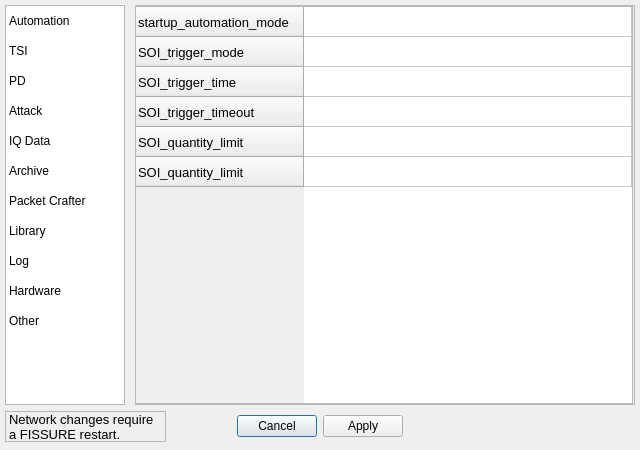
<?xml version="1.0" encoding="UTF-8"?>
<ui version="4.0">
 <class>OptionsDialog</class>
 <widget class="QDialog" name="OptionsDialog">
  <property name="windowModality">
   <enum>Qt::ApplicationModal</enum>
  </property>
  <property name="geometry">
   <rect>
    <x>0</x>
    <y>0</y>
    <width>640</width>
    <height>450</height>
   </rect>
  </property>
  <property name="windowTitle">
   <string>Options</string>
  </property>
  <widget class="QDialogButtonBox" name="buttonBox">
   <property name="geometry">
    <rect>
     <x>62</x>
     <y>410</y>
     <width>341</width>
     <height>32</height>
    </rect>
   </property>
   <property name="orientation">
    <enum>Qt::Horizontal</enum>
   </property>
   <property name="standardButtons">
    <set>QDialogButtonBox::Apply|QDialogButtonBox::Cancel</set>
   </property>
  </widget>
  <widget class="QListWidget" name="listWidget_options">
   <property name="geometry">
    <rect>
     <x>5</x>
     <y>5</y>
     <width>120</width>
     <height>400</height>
    </rect>
   </property>
   <property name="styleSheet">
    <string notr="true">QListWidget::item {
	margin: 8px; 
}</string>
   </property>
   <property name="flow">
    <enum>QListView::TopToBottom</enum>
   </property>
   <property name="spacing">
    <number>0</number>
   </property>
   <property name="viewMode">
    <enum>QListView::ListMode</enum>
   </property>
   <property name="currentRow">
    <number>-1</number>
   </property>
   <item>
    <property name="text">
     <string>Automation</string>
    </property>
   </item>
   <item>
    <property name="text">
     <string>TSI</string>
    </property>
   </item>
   <item>
    <property name="text">
     <string>PD</string>
    </property>
   </item>
   <item>
    <property name="text">
     <string>Attack</string>
    </property>
   </item>
   <item>
    <property name="text">
     <string>IQ Data</string>
    </property>
   </item>
   <item>
    <property name="text">
     <string>Archive</string>
    </property>
   </item>
   <item>
    <property name="text">
     <string>Packet Crafter</string>
    </property>
   </item>
   <item>
    <property name="text">
     <string>Library</string>
    </property>
   </item>
   <item>
    <property name="text">
     <string>Log</string>
    </property>
   </item>
   <item>
    <property name="text">
     <string>Hardware</string>
    </property>
   </item>
   <item>
    <property name="text">
     <string>Other</string>
    </property>
   </item>
  </widget>
  <widget class="QFrame" name="frame">
   <property name="geometry">
    <rect>
     <x>135</x>
     <y>5</y>
     <width>500</width>
     <height>400</height>
    </rect>
   </property>
   <property name="frameShape">
    <enum>QFrame::StyledPanel</enum>
   </property>
   <property name="frameShadow">
    <enum>QFrame::Raised</enum>
   </property>
   <widget class="QStackedWidget" name="stackedWidget_options">
    <property name="geometry">
     <rect>
      <x>0</x>
      <y>1</y>
      <width>498</width>
      <height>398</height>
     </rect>
    </property>
    <property name="currentIndex">
     <number>0</number>
    </property>
    <widget class="QWidget" name="page">
     <widget class="QTableWidget" name="tableWidget_options_automation">
      <property name="geometry">
       <rect>
        <x>0</x>
        <y>0</y>
        <width>498</width>
        <height>398</height>
       </rect>
      </property>
      <property name="font">
       <font>
        <pointsize>10</pointsize>
       </font>
      </property>
      <attribute name="horizontalHeaderVisible">
       <bool>false</bool>
      </attribute>
      <attribute name="horizontalHeaderDefaultSectionSize">
       <number>100</number>
      </attribute>
      <attribute name="horizontalHeaderStretchLastSection">
       <bool>true</bool>
      </attribute>
      <attribute name="verticalHeaderStretchLastSection">
       <bool>false</bool>
      </attribute>
      <row>
       <property name="text">
        <string>startup_automation_mode</string>
       </property>
       <property name="font">
        <font>
         <pointsize>10</pointsize>
        </font>
       </property>
      </row>
      <row>
       <property name="text">
        <string>SOI_trigger_mode</string>
       </property>
       <property name="font">
        <font>
         <pointsize>10</pointsize>
        </font>
       </property>
      </row>
      <row>
       <property name="text">
        <string>SOI_trigger_time</string>
       </property>
       <property name="font">
        <font>
         <pointsize>10</pointsize>
        </font>
       </property>
      </row>
      <row>
       <property name="text">
        <string>SOI_trigger_timeout</string>
       </property>
       <property name="font">
        <font>
         <pointsize>10</pointsize>
        </font>
       </property>
      </row>
      <row>
       <property name="text">
        <string>SOI_quantity_limit</string>
       </property>
       <property name="font">
        <font>
         <pointsize>10</pointsize>
        </font>
       </property>
      </row>
      <row>
       <property name="text">
        <string>SOI_quantity_limit</string>
       </property>
       <property name="font">
        <font>
         <pointsize>10</pointsize>
        </font>
       </property>
      </row>
      <column>
       <property name="text">
        <string/>
       </property>
      </column>
      <item row="0" column="0">
       <property name="text">
        <string/>
       </property>
       <property name="font">
        <font>
         <pointsize>10</pointsize>
        </font>
       </property>
      </item>
     </widget>
    </widget>
    <widget class="QWidget" name="page_2">
     <widget class="QTableWidget" name="tableWidget_options_tsi">
      <property name="geometry">
       <rect>
        <x>0</x>
        <y>0</y>
        <width>498</width>
        <height>398</height>
       </rect>
      </property>
      <property name="font">
       <font>
        <pointsize>10</pointsize>
       </font>
      </property>
      <attribute name="horizontalHeaderVisible">
       <bool>false</bool>
      </attribute>
      <attribute name="horizontalHeaderDefaultSectionSize">
       <number>100</number>
      </attribute>
      <attribute name="horizontalHeaderStretchLastSection">
       <bool>true</bool>
      </attribute>
      <attribute name="verticalHeaderStretchLastSection">
       <bool>false</bool>
      </attribute>
      <column>
       <property name="text">
        <string/>
       </property>
      </column>
     </widget>
    </widget>
    <widget class="QWidget" name="page_3">
     <widget class="QTableWidget" name="tableWidget_options_pd">
      <property name="geometry">
       <rect>
        <x>0</x>
        <y>0</y>
        <width>498</width>
        <height>398</height>
       </rect>
      </property>
      <property name="font">
       <font>
        <pointsize>10</pointsize>
       </font>
      </property>
      <attribute name="horizontalHeaderVisible">
       <bool>false</bool>
      </attribute>
      <attribute name="horizontalHeaderDefaultSectionSize">
       <number>100</number>
      </attribute>
      <attribute name="horizontalHeaderStretchLastSection">
       <bool>true</bool>
      </attribute>
      <attribute name="verticalHeaderStretchLastSection">
       <bool>false</bool>
      </attribute>
      <row>
       <property name="text">
        <string>buffer_size_interval</string>
       </property>
       <property name="font">
        <font>
         <pointsize>10</pointsize>
        </font>
       </property>
      </row>
      <column>
       <property name="text">
        <string/>
       </property>
      </column>
     </widget>
    </widget>
    <widget class="QWidget" name="page_4">
     <widget class="QTableWidget" name="tableWidget_options_attack">
      <property name="geometry">
       <rect>
        <x>0</x>
        <y>0</y>
        <width>498</width>
        <height>398</height>
       </rect>
      </property>
      <property name="font">
       <font>
        <pointsize>10</pointsize>
       </font>
      </property>
      <attribute name="horizontalHeaderVisible">
       <bool>false</bool>
      </attribute>
      <attribute name="horizontalHeaderDefaultSectionSize">
       <number>100</number>
      </attribute>
      <attribute name="horizontalHeaderStretchLastSection">
       <bool>true</bool>
      </attribute>
      <attribute name="verticalHeaderStretchLastSection">
       <bool>false</bool>
      </attribute>
      <row>
       <property name="text">
        <string>disabled_running_flow_graph_variables</string>
       </property>
       <property name="font">
        <font>
         <pointsize>10</pointsize>
        </font>
       </property>
      </row>
      <column>
       <property name="text">
        <string/>
       </property>
      </column>
     </widget>
    </widget>
    <widget class="QWidget" name="page_5">
     <widget class="QTableWidget" name="tableWidget_options_iq">
      <property name="geometry">
       <rect>
        <x>0</x>
        <y>0</y>
        <width>498</width>
        <height>398</height>
       </rect>
      </property>
      <property name="font">
       <font>
        <pointsize>10</pointsize>
       </font>
      </property>
      <attribute name="horizontalHeaderVisible">
       <bool>false</bool>
      </attribute>
      <attribute name="horizontalHeaderDefaultSectionSize">
       <number>100</number>
      </attribute>
      <attribute name="horizontalHeaderStretchLastSection">
       <bool>true</bool>
      </attribute>
      <attribute name="verticalHeaderStretchLastSection">
       <bool>false</bool>
      </attribute>
      <row>
       <property name="text">
        <string>fft_size</string>
       </property>
       <property name="font">
        <font>
         <pointsize>10</pointsize>
        </font>
       </property>
      </row>
      <row>
       <property name="text">
        <string>morse_code_amplitude_threshold</string>
       </property>
       <property name="font">
        <font>
         <pointsize>10</pointsize>
        </font>
       </property>
      </row>
      <row>
       <property name="text">
        <string>morse_code_error_tolerance</string>
       </property>
       <property name="font">
        <font>
         <pointsize>10</pointsize>
        </font>
       </property>
      </row>
      <row>
       <property name="text">
        <string>morse_code_same_letter_spacing</string>
       </property>
       <property name="font">
        <font>
         <pointsize>10</pointsize>
        </font>
       </property>
      </row>
      <row>
       <property name="text">
        <string>morse_code_between_letter_spacing</string>
       </property>
       <property name="font">
        <font>
         <pointsize>10</pointsize>
        </font>
       </property>
      </row>
      <row>
       <property name="text">
        <string>morse_code_between_word_spacing</string>
       </property>
       <property name="font">
        <font>
         <pointsize>10</pointsize>
        </font>
       </property>
      </row>
      <row>
       <property name="text">
        <string>moving_avg_points</string>
       </property>
       <property name="font">
        <font>
         <pointsize>10</pointsize>
        </font>
       </property>
      </row>
      <column>
       <property name="text">
        <string/>
       </property>
      </column>
     </widget>
    </widget>
    <widget class="QWidget" name="page_6">
     <widget class="QTableWidget" name="tableWidget_options_archive">
      <property name="geometry">
       <rect>
        <x>0</x>
        <y>0</y>
        <width>498</width>
        <height>398</height>
       </rect>
      </property>
      <property name="font">
       <font>
        <pointsize>10</pointsize>
       </font>
      </property>
      <attribute name="horizontalHeaderVisible">
       <bool>false</bool>
      </attribute>
      <attribute name="horizontalHeaderDefaultSectionSize">
       <number>100</number>
      </attribute>
      <attribute name="horizontalHeaderStretchLastSection">
       <bool>true</bool>
      </attribute>
      <attribute name="verticalHeaderStretchLastSection">
       <bool>false</bool>
      </attribute>
      <row>
       <property name="text">
        <string>dataset_noise_min</string>
       </property>
       <property name="font">
        <font>
         <pointsize>10</pointsize>
        </font>
       </property>
      </row>
      <row>
       <property name="text">
        <string>dataset_noise_max</string>
       </property>
       <property name="font">
        <font>
         <pointsize>10</pointsize>
        </font>
       </property>
      </row>
      <row>
       <property name="text">
        <string>dataset_phase_rot_min</string>
       </property>
       <property name="font">
        <font>
         <pointsize>10</pointsize>
        </font>
       </property>
      </row>
      <row>
       <property name="text">
        <string>dataset_phase_rot_max</string>
       </property>
       <property name="font">
        <font>
         <pointsize>10</pointsize>
        </font>
       </property>
      </row>
      <row>
       <property name="text">
        <string>dataset_scale_min</string>
       </property>
       <property name="font">
        <font>
         <pointsize>10</pointsize>
        </font>
       </property>
      </row>
      <row>
       <property name="text">
        <string>dataset_scale_max</string>
       </property>
       <property name="font">
        <font>
         <pointsize>10</pointsize>
        </font>
       </property>
      </row>
      <row>
       <property name="text">
        <string>dataset_freq_shift_min</string>
       </property>
       <property name="font">
        <font>
         <pointsize>10</pointsize>
        </font>
       </property>
      </row>
      <row>
       <property name="text">
        <string>dataset_freq_shift_max</string>
       </property>
       <property name="font">
        <font>
         <pointsize>10</pointsize>
        </font>
       </property>
      </row>
      <column>
       <property name="text">
        <string/>
       </property>
      </column>
     </widget>
    </widget>
    <widget class="QWidget" name="page_10">
     <widget class="QTableWidget" name="tableWidget_options_packet_crafter">
      <property name="geometry">
       <rect>
        <x>0</x>
        <y>0</y>
        <width>498</width>
        <height>398</height>
       </rect>
      </property>
      <property name="font">
       <font>
        <pointsize>10</pointsize>
       </font>
      </property>
      <attribute name="horizontalHeaderVisible">
       <bool>false</bool>
      </attribute>
      <attribute name="horizontalHeaderDefaultSectionSize">
       <number>100</number>
      </attribute>
      <attribute name="horizontalHeaderStretchLastSection">
       <bool>true</bool>
      </attribute>
      <attribute name="verticalHeaderStretchLastSection">
       <bool>false</bool>
      </attribute>
      <column>
       <property name="text">
        <string/>
       </property>
      </column>
     </widget>
    </widget>
    <widget class="QWidget" name="page_7">
     <widget class="QTableWidget" name="tableWidget_options_library">
      <property name="geometry">
       <rect>
        <x>0</x>
        <y>0</y>
        <width>498</width>
        <height>398</height>
       </rect>
      </property>
      <property name="font">
       <font>
        <pointsize>10</pointsize>
       </font>
      </property>
      <attribute name="horizontalHeaderVisible">
       <bool>false</bool>
      </attribute>
      <attribute name="horizontalHeaderDefaultSectionSize">
       <number>100</number>
      </attribute>
      <attribute name="horizontalHeaderStretchLastSection">
       <bool>true</bool>
      </attribute>
      <attribute name="verticalHeaderStretchLastSection">
       <bool>false</bool>
      </attribute>
      <column>
       <property name="text">
        <string/>
       </property>
      </column>
     </widget>
    </widget>
    <widget class="QWidget" name="page_9">
     <widget class="QTableWidget" name="tableWidget_options_log">
      <property name="geometry">
       <rect>
        <x>0</x>
        <y>0</y>
        <width>498</width>
        <height>398</height>
       </rect>
      </property>
      <property name="font">
       <font>
        <pointsize>10</pointsize>
       </font>
      </property>
      <attribute name="horizontalHeaderVisible">
       <bool>false</bool>
      </attribute>
      <attribute name="horizontalHeaderDefaultSectionSize">
       <number>100</number>
      </attribute>
      <attribute name="horizontalHeaderStretchLastSection">
       <bool>true</bool>
      </attribute>
      <attribute name="verticalHeaderStretchLastSection">
       <bool>false</bool>
      </attribute>
      <column>
       <property name="text">
        <string/>
       </property>
      </column>
     </widget>
    </widget>
    <widget class="QWidget" name="page_11">
     <widget class="QTableWidget" name="tableWidget_options_hardware">
      <property name="geometry">
       <rect>
        <x>0</x>
        <y>0</y>
        <width>498</width>
        <height>398</height>
       </rect>
      </property>
      <property name="font">
       <font>
        <pointsize>10</pointsize>
       </font>
      </property>
      <attribute name="horizontalHeaderVisible">
       <bool>false</bool>
      </attribute>
      <attribute name="horizontalHeaderDefaultSectionSize">
       <number>100</number>
      </attribute>
      <attribute name="horizontalHeaderStretchLastSection">
       <bool>true</bool>
      </attribute>
      <attribute name="verticalHeaderStretchLastSection">
       <bool>false</bool>
      </attribute>
      <row>
       <property name="text">
        <string>hardware_tsi</string>
       </property>
       <property name="font">
        <font>
         <pointsize>10</pointsize>
        </font>
       </property>
      </row>
      <row>
       <property name="text">
        <string>hardware_pd</string>
       </property>
       <property name="font">
        <font>
         <pointsize>10</pointsize>
        </font>
       </property>
      </row>
      <row>
       <property name="text">
        <string>hardware_attack</string>
       </property>
       <property name="font">
        <font>
         <pointsize>10</pointsize>
        </font>
       </property>
      </row>
      <row>
       <property name="text">
        <string>hardware_iq</string>
       </property>
       <property name="font">
        <font>
         <pointsize>10</pointsize>
        </font>
       </property>
      </row>
      <row>
       <property name="text">
        <string>hardware_archive</string>
       </property>
       <property name="font">
        <font>
         <pointsize>10</pointsize>
        </font>
       </property>
      </row>
      <row>
       <property name="text">
        <string>hardware_ip_tsi</string>
       </property>
       <property name="font">
        <font>
         <pointsize>10</pointsize>
        </font>
       </property>
      </row>
      <row>
       <property name="text">
        <string>hardware_ip_pd</string>
       </property>
       <property name="font">
        <font>
         <pointsize>10</pointsize>
        </font>
       </property>
      </row>
      <row>
       <property name="text">
        <string>hardware_ip_attack</string>
       </property>
       <property name="font">
        <font>
         <pointsize>10</pointsize>
        </font>
       </property>
      </row>
      <row>
       <property name="text">
        <string>hardware_ip_iq</string>
       </property>
       <property name="font">
        <font>
         <pointsize>10</pointsize>
        </font>
       </property>
      </row>
      <row>
       <property name="text">
        <string>hardware_ip_archive</string>
       </property>
       <property name="font">
        <font>
         <pointsize>10</pointsize>
        </font>
       </property>
      </row>
      <row>
       <property name="text">
        <string>hardware_serial_tsi</string>
       </property>
       <property name="font">
        <font>
         <pointsize>10</pointsize>
        </font>
       </property>
      </row>
      <row>
       <property name="text">
        <string>hardware_serial_pd</string>
       </property>
       <property name="font">
        <font>
         <pointsize>10</pointsize>
        </font>
       </property>
      </row>
      <row>
       <property name="text">
        <string>hardware_serial_attack</string>
       </property>
       <property name="font">
        <font>
         <pointsize>10</pointsize>
        </font>
       </property>
      </row>
      <row>
       <property name="text">
        <string>hardware_serial_iq</string>
       </property>
       <property name="font">
        <font>
         <pointsize>10</pointsize>
        </font>
       </property>
      </row>
      <row>
       <property name="text">
        <string>hardware_serial_archive</string>
       </property>
       <property name="font">
        <font>
         <pointsize>10</pointsize>
        </font>
       </property>
      </row>
      <row>
       <property name="text">
        <string>hardware_interface_tsi</string>
       </property>
       <property name="font">
        <font>
         <pointsize>10</pointsize>
        </font>
       </property>
      </row>
      <row>
       <property name="text">
        <string>hardware_interface_pd</string>
       </property>
       <property name="font">
        <font>
         <pointsize>10</pointsize>
        </font>
       </property>
      </row>
      <row>
       <property name="text">
        <string>hardware_interface_attack</string>
       </property>
       <property name="font">
        <font>
         <pointsize>10</pointsize>
        </font>
       </property>
      </row>
      <row>
       <property name="text">
        <string>hardware_interface_iq</string>
       </property>
       <property name="font">
        <font>
         <pointsize>10</pointsize>
        </font>
       </property>
      </row>
      <row>
       <property name="text">
        <string>hardware_interface_archive</string>
       </property>
       <property name="font">
        <font>
         <pointsize>10</pointsize>
        </font>
       </property>
      </row>
      <row>
       <property name="text">
        <string>hardware_daughterboard_tsi</string>
       </property>
       <property name="font">
        <font>
         <pointsize>10</pointsize>
        </font>
       </property>
      </row>
      <row>
       <property name="text">
        <string>hardware_daughterboard_pd</string>
       </property>
       <property name="font">
        <font>
         <pointsize>10</pointsize>
        </font>
       </property>
      </row>
      <row>
       <property name="text">
        <string>hardware_daughterboard_attack</string>
       </property>
       <property name="font">
        <font>
         <pointsize>10</pointsize>
        </font>
       </property>
      </row>
      <row>
       <property name="text">
        <string>hardware_daughterboard_iq</string>
       </property>
       <property name="font">
        <font>
         <pointsize>10</pointsize>
        </font>
       </property>
      </row>
      <row>
       <property name="text">
        <string>hardware_daughterboard_archive</string>
       </property>
       <property name="font">
        <font>
         <pointsize>10</pointsize>
        </font>
       </property>
      </row>
      <column>
       <property name="text">
        <string/>
       </property>
      </column>
     </widget>
    </widget>
    <widget class="QWidget" name="page_8">
     <widget class="QTableWidget" name="tableWidget_options_other">
      <property name="geometry">
       <rect>
        <x>0</x>
        <y>0</y>
        <width>498</width>
        <height>398</height>
       </rect>
      </property>
      <property name="font">
       <font>
        <pointsize>10</pointsize>
       </font>
      </property>
      <attribute name="horizontalHeaderVisible">
       <bool>false</bool>
      </attribute>
      <attribute name="horizontalHeaderDefaultSectionSize">
       <number>100</number>
      </attribute>
      <attribute name="horizontalHeaderStretchLastSection">
       <bool>true</bool>
      </attribute>
      <attribute name="verticalHeaderStretchLastSection">
       <bool>false</bool>
      </attribute>
      <row>
       <property name="text">
        <string>heartbeat_interval</string>
       </property>
       <property name="font">
        <font>
         <pointsize>10</pointsize>
        </font>
       </property>
      </row>
      <row>
       <property name="text">
        <string>failure_multiple</string>
       </property>
       <property name="font">
        <font>
         <pointsize>10</pointsize>
        </font>
       </property>
      </row>
      <row>
       <property name="text">
        <string>dashboard_hiprfisr_dealer_port</string>
       </property>
       <property name="font">
        <font>
         <pointsize>10</pointsize>
        </font>
       </property>
      </row>
      <row>
       <property name="text">
        <string>tsi_hiprfisr_dealer_port</string>
       </property>
       <property name="font">
        <font>
         <pointsize>10</pointsize>
        </font>
       </property>
      </row>
      <row>
       <property name="text">
        <string>fge_hiprfisr_dealer_port</string>
       </property>
       <property name="font">
        <font>
         <pointsize>10</pointsize>
        </font>
       </property>
      </row>
      <row>
       <property name="text">
        <string>pd_hiprfisr_dealer_port</string>
       </property>
       <property name="font">
        <font>
         <pointsize>10</pointsize>
        </font>
       </property>
      </row>
      <row>
       <property name="text">
        <string>hiprfisr_pub_port</string>
       </property>
       <property name="font">
        <font>
         <pointsize>10</pointsize>
        </font>
       </property>
      </row>
      <row>
       <property name="text">
        <string>dashboard_pub_port</string>
       </property>
       <property name="font">
        <font>
         <pointsize>10</pointsize>
        </font>
       </property>
      </row>
      <row>
       <property name="text">
        <string>tsi_pub_port</string>
       </property>
       <property name="font">
        <font>
         <pointsize>10</pointsize>
        </font>
       </property>
      </row>
      <row>
       <property name="text">
        <string>tsi_pub_port_id</string>
       </property>
       <property name="font">
        <font>
         <pointsize>10</pointsize>
        </font>
       </property>
      </row>
      <row>
       <property name="text">
        <string>tsi_pub_port_classification</string>
       </property>
       <property name="font">
        <font>
         <pointsize>10</pointsize>
        </font>
       </property>
      </row>
      <row>
       <property name="text">
        <string>fge_pub_port</string>
       </property>
       <property name="font">
        <font>
         <pointsize>10</pointsize>
        </font>
       </property>
      </row>
      <row>
       <property name="text">
        <string>pd_pub_port</string>
       </property>
       <property name="font">
        <font>
         <pointsize>10</pointsize>
        </font>
       </property>
      </row>
      <row>
       <property name="text">
        <string>pd_bits_port</string>
       </property>
       <property name="font">
        <font>
         <pointsize>10</pointsize>
        </font>
       </property>
      </row>
      <row>
       <property name="text">
        <string>clear_log_file_on_startup</string>
       </property>
       <property name="font">
        <font>
         <pointsize>10</pointsize>
        </font>
       </property>
      </row>
      <column>
       <property name="text">
        <string/>
       </property>
      </column>
      <item row="0" column="0">
       <property name="text">
        <string/>
       </property>
       <property name="font">
        <font>
         <pointsize>10</pointsize>
        </font>
       </property>
      </item>
      <item row="2" column="0">
       <property name="text">
        <string/>
       </property>
       <property name="font">
        <font>
         <pointsize>10</pointsize>
        </font>
       </property>
      </item>
      <item row="3" column="0">
       <property name="text">
        <string/>
       </property>
       <property name="font">
        <font>
         <pointsize>10</pointsize>
        </font>
       </property>
      </item>
      <item row="4" column="0">
       <property name="text">
        <string/>
       </property>
       <property name="font">
        <font>
         <pointsize>10</pointsize>
        </font>
       </property>
      </item>
     </widget>
    </widget>
   </widget>
  </widget>
  <widget class="QLabel" name="label">
   <property name="geometry">
    <rect>
     <x>5</x>
     <y>411</y>
     <width>161</width>
     <height>31</height>
    </rect>
   </property>
   <property name="font">
    <font>
     <pointsize>10</pointsize>
    </font>
   </property>
   <property name="frameShape">
    <enum>QFrame::StyledPanel</enum>
   </property>
   <property name="frameShadow">
    <enum>QFrame::Plain</enum>
   </property>
   <property name="text">
    <string>Network changes require a FISSURE restart.</string>
   </property>
   <property name="wordWrap">
    <bool>true</bool>
   </property>
  </widget>
 </widget>
 <resources/>
 <connections>
  <connection>
   <sender>buttonBox</sender>
   <signal>accepted()</signal>
   <receiver>OptionsDialog</receiver>
   <slot>accept()</slot>
   <hints>
    <hint type="sourcelabel">
     <x>248</x>
     <y>254</y>
    </hint>
    <hint type="destinationlabel">
     <x>157</x>
     <y>274</y>
    </hint>
   </hints>
  </connection>
  <connection>
   <sender>buttonBox</sender>
   <signal>rejected()</signal>
   <receiver>OptionsDialog</receiver>
   <slot>reject()</slot>
   <hints>
    <hint type="sourcelabel">
     <x>316</x>
     <y>260</y>
    </hint>
    <hint type="destinationlabel">
     <x>286</x>
     <y>274</y>
    </hint>
   </hints>
  </connection>
 </connections>
</ui>
